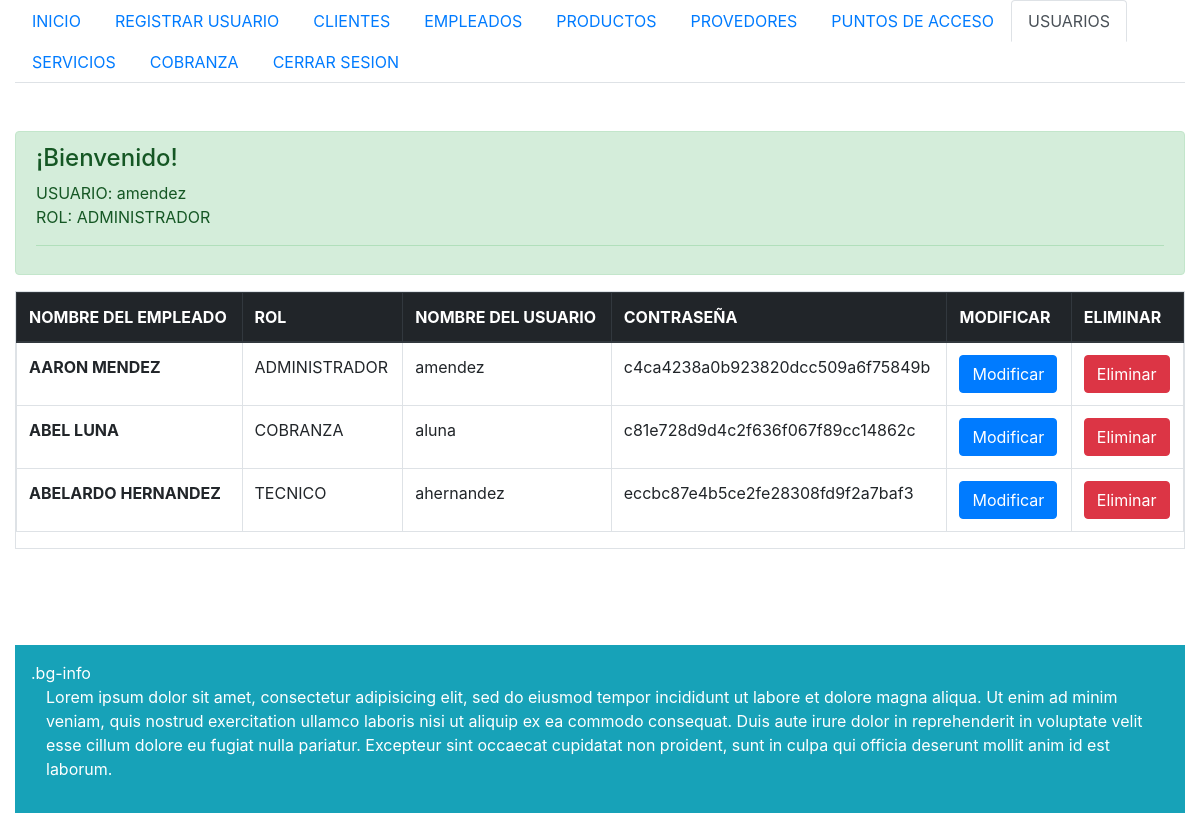
Screenshot of /Usuario/UsuarioListado.php (signed in) with the database file from the repository.
### tables this page shows
CREATE TABLE `usuario` (
  `Id_Usuario` int(10) NOT NULL,
  `Id_Empleado` int(10) NOT NULL,
  `Rol` varchar(15) NOT NULL,
  `NombreUsuario` varchar(50) NOT NULL,
  `Contrasena` varchar(33) NOT NULL
);

CREATE TABLE `empleado` (
  `Id_Empleado` int(10) NOT NULL,
  `NombreEmpleado` varchar(50) NOT NULL,
  `DireccionEmpleado` varchar(100) NOT NULL,
  `TelefonoEmpleado` varchar(15) NOT NULL,
  `Puesto` varchar(15) NOT NULL,
  `Honorario` float NOT NULL
);

### Conexion/cConexion.php (called while the page is built, shortened)
<?php
class cConexion
{
	protected $_sHost = null;
	protected $_sUsuario = null;
	protected $_sContraseña = null;
	protected $_sBase = null;
	function cConexion(){
			$this->_sHost = 'localhost';
			$this->_sUsuario = 'root';
			$this->_sContraseña = '';
			$this->_sBase = 'siawiiver';
	}
 	public function conectar(){
		$enlace = mysqli_connect($this->_sHost, $this->_sUsuario, $this->_sContraseña, $this->_sBase);
		if (!$enlace) {
    		echo "Error: No se pudo conectar a MySQL." . PHP_EOL;
    		echo "errno de depuración: " . mysqli_connect_errno() . PHP_EOL;
    		echo "error de depuración: " . mysqli_connect_error() . PHP_EOL;
   		 	exit;
   		 	return false;
		}
		else {
			return $enlace;
		}
	}
}
?>

### Usuario/cUsuarioController.php (called while the page is built, shortened)
<?php
require_once('../Conexion/cConexion.php');
require_once('../Usuario/cUsuarioModelo.php');
class cUsuarioController{
protected $_oUsuarioModelo;
    function cUsuarioController(){
        $this->_oConectar = new cConexion;
        $this->_dbLink = $this->_oConectar->Conectar();
        $this->_oEmpleadoEntidad = New cEmpleadoEntidad($this->_dbLink);
        $this->_oUsuarioModelo = New cUsuarioModelo($this->_dbLink);
    }
       public function obtenerListadoUsuario(){
        return $this->_oUsuarioModelo->obtenerListadoUsuario();
    }
}
?>

### Usuario/cUsuarioModelo.php (called while the page is built, shortened)
<?php
class cUsuarioModelo {
    protected $_dblink;
    function cUsuarioModelo($dblink, $oUsuarioEntidad = false) {
        $this->_dblink = $dblink;
    }
    public function obtenerListadoUsuario() {
        $sql = "SELECT NombreEmpleado, Id_Usuario, Rol, NombreUsuario, Contrasena
				FROM Empleado AS EM, Usuario AS US
				WHERE EM.Id_Empleado = US.Id_Empleado";
        $result = mysqli_query($this->_dblink, $sql) or die('Error:' . mysqli_error($this->_dblink));
        $aFields = array();
        while ($row = $result->fetch_assoc()) {
            $aFields[] = $row;
        }
        return $aFields;
    }
}
?>

### Usuario/UsuarioListado.php (the view, shortened to what this page needs)
<?php
if ($_SESSION['rol'] == 'ADMINISTRADOR') {
    require 'cUsuarioController.php';
    $oUsuarioController = new cUsuarioController;
	$oEmpleadoUsuario = $oUsuarioController->ObtenerEmpleadoUsuario();
?>
<!DOCTYPE html>
<html>
<head>
    <link rel="stylesheet" href="https://maxcdn.bootstrapcdn.com/bootstrap/4.0.0/css/bootstrap.min.css">
</head>
<body>
<div class="container-fluid">
     <ul class="nav nav-tabs nav-justified">
        <li><a class="nav-item nav-link" href="../index.php">INICIO</a></li>
        <li><a class="nav-item nav-link" href=" Usuario.php">REGISTRAR USUARIO</a></li>
        <li><a class="nav-item nav-link" href="../Cliente/ClienteListado.php ">CLIENTES</a></li>
        <li><a class="nav-item nav-link" href="../Empleado/EmpleadoListado.php">EMPLEADOS</a></li>
        <li><a class="nav-item nav-link" href="../Producto/ProductoListado.php">PRODUCTOS</a></li>
        <li><a class="nav-item nav-link" href="../Provedor/ProvedorListado.php">PROVEDORES</a></li>
        <li><a class="nav-item nav-link" href="../PuntoAcceso/PuntoAccesoListado.php">PUNTOS DE ACCESO</a></li>
        <li><a class="nav-item nav-link active" href="../Usuario/UsuarioListado.php">USUARIOS</a></li>
        <li><a class="nav-item nav-link" href="../Servicio/servicioListado.php">SERVICIOS</a></li>
        <li><a class="nav-item nav-link" href="../Cobranza/CobranzaListado.php">COBRANZA</a> </li>
        <li><a class="nav-item nav-link" href="../Usuario/cerrarSesion.php">CERRAR SESION</a> </li>
      </ul>
        <br>    <br>
  <div class="alert alert-success" role="alert">
  <h4 class="alert-heading">¡Bienvenido!</h4>
   <?php echo 'USUARIO: '.$_SESSION['usuario'].'<br> ROL: '.$_SESSION['rol'];?>
  <hr>
</div>
    <?php
        if (isset($_POST['modificarUsuario'])) {
            $nId_Usuario = $_POST['nId_Usuario'];
            $oListadoUsuarioPorId = $oUsuarioController->obtenerListadoUsuarioPorId($nId_Usuario);
            echo '<form action="UsuarioRegistro.php" method="post">';
            echo '<div class="form-group">';
            echo '<div class="float col-xs-12 col-sm-6">';
            echo '<h5>';
            echo '<label>Nombre del Empleado</label>';
            echo '<br>';
                echo '<select class="form-control" name="nId_Empleado">';
                for ($i = 0; $i < count($oEmpleadoUsuario); $i++) {
                    echo '<option value='.$oEmpleadoUsuario[$i]['Id_Empleado'].'>'.$oEmpleadoUsuario[$i]['NombreEmpleado'].'</option>';
                }
                echo '<br>';
                echo '</select>';
                echo '<input type="hidden" class="form-control" name="Id_Usuario" value="'.$oListadoUsuarioPorId[0]['Id_Usuario'].'" >';
                echo'<br>';
                echo '<label>Rol</label>';
                echo '<input type="text" class="form-control" name="sRol" value='.$oListadoUsuarioPorId[0]['Rol'].' placeholder="sRol">';
                echo'<br>';
                echo '<label>Nombre de Usuario</label>';
                echo '<input type="text" class="form-control" name="sNombreUsuario" value='.$oListadoUsuarioPorId[0]['NombreUsuario'].' placeholder="sNombreUsuario">';
                echo'<br>';
                echo '<label>Contraseña</label>';
                echo '<input type="text" class="form-control" name="sContrasena" value='.$oListadoUsuarioPorId[0]['Contrasena'].' placeholder="sContrasena">';
                echo '<br>';
                echo '<input type="submit" name="modificarUsuario" value="Modificar Usuario">';
            echo '</form>';
        }
        elseif (isset($_POST['eliminarUsuario'])) {
            $nId_Usuario = $_POST['nId_Usuario'];
            $oEliminarUsuarioPorId = $oUsuarioController->eliminarUsuarioPorId($nId_Usuario);
        }
        else{
    ?>
            <div class="table-bordered table-responsive">
            <table class="table">
                <thead class="thead-dark">
                    <tr>
                    <th scope="col">NOMBRE DEL EMPLEADO</th>
                    <th scope="col">ROL</th>
                    <th scope="col">NOMBRE DEL USUARIO</th>
                    <th scope="col">CONTRASEÑA</th>
                    <th scope="col">MODIFICAR</th>
                    <th scope="col">ELIMINAR</th>
                </thead>
    <?php
            $oListadoUsuario = $oUsuarioController->obtenerListadoUsuario();
            for ($i = 0; $i < count($oListadoUsuario); $i++) {
                echo ' <form action="UsuarioListado.php" method="post">';
                echo '<tr>';
                    echo '<th scope="row">'.$oListadoUsuario[$i]['NombreEmpleado'].'</th>';
                    echo '<td>'.$oListadoUsuario[$i]['Rol'].'</td>';
                    echo '<td>'.$oListadoUsuario[$i]['NombreUsuario'].'</td>';
                    echo '<td>'.$oListadoUsuario[$i]['Contrasena'].'</td>';
                    echo '<td><input type="submit" class="btn btn-primary" name="modificarUsuario" value="Modificar" /></td>';
                    echo '<td><input type="submit" class="btn btn-danger" name="eliminarUsuario" value="Eliminar" /></td>';
               echo '</tr>';
                echo '</form>';
            }
            echo '</tbody></table></div>';
        }
    ?>
<br> <br>   <br>    <br>
<div class="p-3 mb-2 bg-info text-white">.bg-info
<div class="col-12">
    <p> Lorem ipsum dolor sit amet, consectetur adipisicing elit, sed do eiusmod
    tempor incididunt ut labore et dolore magna aliqua. Ut enim ad minim veniam,
    quis nostrud exercitation ullamco laboris nisi ut aliquip ex ea commodo
    consequat. Duis aute irure dolor in reprehenderit in voluptate velit esse
    cillum dolore eu fugiat nulla pariatur. Excepteur sint occaecat cupidatat non
    proident, sunt in culpa qui officia deserunt mollit anim id est laborum.    </p>
    </div>
</div>
</body>
</html>
<?php
}
?>

### rows the page displays
usuario: Id_Empleado.NombreEmpleado "AARON MENDEZ", Rol "ADMINISTRADOR", NombreUsuario "amendez", Contrasena "c4ca4238a0b923820dcc509a6f75849b"
usuario: Id_Empleado.NombreEmpleado "ABEL LUNA", Rol "COBRANZA", NombreUsuario "aluna", Contrasena "c81e728d9d4c2f636f067f89cc14862c"
usuario: Id_Empleado.NombreEmpleado "ABELARDO HERNANDEZ", Rol "TECNICO", NombreUsuario "ahernandez", Contrasena "eccbc87e4b5ce2fe28308fd9f2a7baf3"

### other values shown
$_SESSION['usuario'] "amendez"
$_SESSION['rol'] "ADMINISTRADOR"
